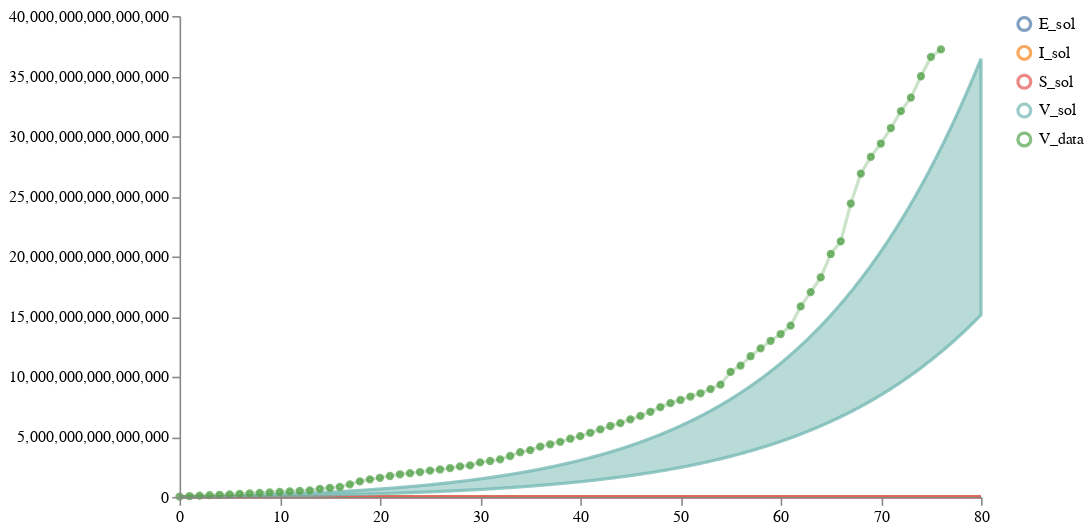

Write notebook code for a chart like this one.
### Code cell
schema = plots.trajectories(pd.DataFrame(prior_samples["data"]), subset=".*_sol",
                            points=data_train.reset_index(drop=True).rename(columns={"V":"V_data"}))
schema = plots.pad(schema, 5)
plots.ipy_display(schema)

### Figure 1 — Vega specification as saved in the notebook (floating-point values rounded to 4 significant figures; data arrays with more than 128 entries replaced by an {"elided": "..."} marker saying what was removed)
{"$schema": "https://vega.github.io/schema/vega/v5.json", "axes": [{"name": "x_axis", "orient": "bottom", "scale": "xscale", "zindex": 100}, {"name": "y_axis", "orient": "left", "scale": "yscale", "zindex": 100}], "data": [{"name": "distributions", "values": {"elided": "3204 records"}}, {"name": "traces", "transform": [{"expr": "isValid(datum.value)", "type": "filter"}], "values": []}, {"name": "points", "values": [{"sample_id": 0, "timepoint": 0, "trajectory": "V_data", "value": 34250000000000.0}, {"sample_id": 0, "timepoint": 1, "trajectory": "V_data", "value": 74830000000000.0}, {"sample_id": 0, "timepoint": 2, "trajectory": "V_data", "value": 110800000000000.0}, {"sample_id": 0, "timepoint": 3, "trajectory": "V_data", "value": 145500000000000.0}, {"sample_id": 0, "timepoint": 4, "trajectory": "V_data", "value": 178900000000000.0}, {"sample_id": 0, "timepoint": 5, "trajectory": "V_data", "value": 212605525246655}, {"sample_id": 0, "timepoint": 6, "trajectory": "V_data", "value": 251900000000000.0}, {"sample_id": 0, "timepoint": 7, "trajectory": "V_data", "value": 297300000000000.0}, {"sample_id": 0, "timepoint": 8, "trajectory": "V_data", "value": 342400000000000.0}, {"sample_id": 0, "timepoint": 9, "trajectory": "V_data", "value": 384100000000000.0}, {"sample_id": 0, "timepoint": 10, "trajectory": "V_data", "value": 424100000000000.0}, {"sample_id": 0, "timepoint": 11, "trajectory": "V_data", "value": 461900000000000.0}, {"sample_id": 0, "timepoint": 12, "trajectory": "V_data", "value": 498300000000000.0}, {"sample_id": 0, "timepoint": 13, "trajectory": "V_data", "value": 548200000000000.0}, {"sample_id": 0, "timepoint": 14, "trajectory": "V_data", "value": 675643977072622}, {"sample_id": 0, "timepoint": 15, "trajectory": "V_data", "value": 751600000000000.0}, {"sample_id": 0, "timepoint": 16, "trajectory": "V_data", "value": 829899121500651}, {"sample_id": 0, "timepoint": 17, "trajectory": "V_data", "value": 1046000000000000.0}, {"sample_id": 0, "timepoint": 18, "trajectory": "V_data", "value": 1295875135538839}, {"sample_id": 0, "timepoint": 19, "trajectory": "V_data", "value": 1461000000000000.0}, {"sample_id": 0, "timepoint": 20, "trajectory": "V_data", "value": 1592292378295384}, {"sample_id": 0, "timepoint": 21, "trajectory": "V_data", "value": 1741000000000000.0}, {"sample_id": 0, "timepoint": 22, "trajectory": "V_data", "value": 1882566054918674}, {"sample_id": 0, "timepoint": 23, "trajectory": "V_data", "value": 1972000000000000.0}, {"sample_id": 0, "timepoint": 24, "trajectory": "V_data", "value": 2071441710342036}, {"sample_id": 0, "timepoint": 25, "trajectory": "V_data", "value": 2190000000000000.0}, {"sample_id": 0, "timepoint": 26, "trajectory": "V_data", "value": 2284263053733268}, {"sample_id": 0, "timepoint": 27, "trajectory": "V_data", "value": 2401528070828421}, {"sample_id": 0, "timepoint": 28, "trajectory": "V_data", "value": 2539043189426808}, {"sample_id": 0, "timepoint": 29, "trajectory": "V_data", "value": 2623445134633728}, {"sample_id": 0, "timepoint": 30, "trajectory": "V_data", "value": 2868773959451638}, {"sample_id": 0, "timepoint": 31, "trajectory": "V_data", "value": 2991191174214979}, {"sample_id": 0, "timepoint": 32, "trajectory": "V_data", "value": 3129000000000000.0}, {"sample_id": 0, "timepoint": 33, "trajectory": "V_data", "value": 3403912214913465}, {"sample_id": 0, "timepoint": 34, "trajectory": "V_data", "value": 3718000000000000.0}, {"sample_id": 0, "timepoint": 35, "trajectory": "V_data", "value": 3894000000000000.0}, {"sample_id": 0, "timepoint": 36, "trajectory": "V_data", "value": 4190012056978476}, {"sample_id": 0, "timepoint": 37, "trajectory": "V_data", "value": 4379000000000000.0}, {"sample_id": 0, "timepoint": 38, "trajectory": "V_data", "value": 4584996690364133}, {"sample_id": 0, "timepoint": 39, "trajectory": "V_data", "value": 4842715961786298}, {"sample_id": 0, "timepoint": 40, "trajectory": "V_data", "value": 5057017833310725}, {"sample_id": 0, "timepoint": 41, "trajectory": "V_data", "value": 5334255093252734}, {"sample_id": 0, "timepoint": 42, "trajectory": "V_data", "value": 5613459509330455}, {"sample_id": 0, "timepoint": 43, "trajectory": "V_data", "value": 5900675119579128}, {"sample_id": 0, "timepoint": 44, "trajectory": "V_data", "value": 6137835221456338}, {"sample_id": 0, "timepoint": 45, "trajectory": "V_data", "value": 6455786439569586}, {"sample_id": 0, "timepoint": 46, "trajectory": "V_data", "value": 6737865202057693}, {"sample_id": 0, "timepoint": 47, "trajectory": "V_data", "value": 7082040828667748}, {"sample_id": 0, "timepoint": 48, "trajectory": "V_data", "value": 7473588619526592}, {"sample_id": 0, "timepoint": 49, "trajectory": "V_data", "value": 7802169943421971}, {"sample_id": 0, "timepoint": 50, "trajectory": "V_data", "value": 8064264769284555}, {"sample_id": 0, "timepoint": 51, "trajectory": "V_data", "value": 8350528001810362}, {"sample_id": 0, "timepoint": 52, "trajectory": "V_data", "value": 8620926151000598}, {"sample_id": 0, "timepoint": 53, "trajectory": "V_data", "value": 8967823176668702}, {"sample_id": 0, "timepoint": 54, "trajectory": "V_data", "value": 9347385175287846}, {"sample_id": 0, "timepoint": 55, "trajectory": "V_data", "value": 10400775744728212}, {"sample_id": 0, "timepoint": 56, "trajectory": "V_data", "value": 10924150605249734}, {"sample_id": 0, "timepoint": 57, "trajectory": "V_data", "value": 11705167142508414}, {"sample_id": 0, "timepoint": 58, "trajectory": "V_data", "value": 12359300512467032}, {"sample_id": 0, "timepoint": 59, "trajectory": "V_data", "value": 12986780639190464}, {"sample_id": 0, "timepoint": 60, "trajectory": "V_data", "value": 13550907207646232}, {"sample_id": 0, "timepoint": 61, "trajectory": "V_data", "value": 14248041314600788}, {"sample_id": 0, "timepoint": 62, "trajectory": "V_data", "value": 15848276614633882}, {"sample_id": 0, "timepoint": 63, "trajectory": "V_data", "value": 17038987764329418}, {"sample_id": 0, "timepoint": 64, "trajectory": "V_data", "value": 18260590802877810}, {"sample_id": 0, "timepoint": 65, "trajectory": "V_data", "value": 20209504393071680}, {"sample_id": 0, "timepoint": 66, "trajectory": "V_data", "value": 21264574070527824}, {"sample_id": 0, "timepoint": 67, "trajectory": "V_data", "value": 24405223143174390}, {"sample_id": 0, "timepoint": 68, "trajectory": "V_data", "value": 26892652544175644}, {"sample_id": 0, "timepoint": 69, "trajectory": "V_data", "value": 28282864516791200}, {"sample_id": 0, "timepoint": 70, "trajectory": "V_data", "value": 29394041033392708}, {"sample_id": 0, "timepoint": 71, "trajectory": "V_data", "value": 30685003617018490}, {"sample_id": 0, "timepoint": 72, "trajectory": "V_data", "value": 32085327926567616}, {"sample_id": 0, "timepoint": 73, "trajectory": "V_data", "value": 33217196172771584}, {"sample_id": 0, "timepoint": 74, "trajectory": "V_data", "value": 34991952115553804}, {"sample_id": 0, "timepoint": 75, "trajectory": "V_data", "value": 36597766934503620}, {"sample_id": 0, "timepoint": 76, "trajectory": "V_data", "value": 37222723829582630}]}, {"name": "markers", "values": []}, {"name": "selected", "on": [{"remove": true, "trigger": "clear"}, {"remove": true, "trigger": "!shift"}, {"insert": "clicked", "trigger": "!shift && clicked"}, {"toggle": "clicked", "trigger": "shift && clicked"}]}], "height": 300, "legends": [{"encode": {"labels": {"interactive": true, "name": "legendLabel", "update": {"opacity": [{"test": "!length(data('selected')) || indata('selected', 'value', datum.value)", "value": 1}, {"value": 0.25}]}}, "symbols": {"interactive": true, "name": "legendSymbol", "update": {"fill": {"value": "transparent"}, "opacity": [{"test": "!length(data('selected')) || indata('selected', 'value', datum.value)", "value": 0.7}, {"value": 0.15}], "size": {"value": 64}, "strokeWidth": {"value": 2}}}}, "name": "color_legend", "stroke": "color"}], "marks": [{"from": {"facet": {"data": "points", "groupby": "trajectory", "name": "points_split"}}, "marks": [{"encode": {"hover": {"fillOpacity": {"value": 0.9}}, "update": {"fill": {"field": "trajectory", "scale": "color"}, "fillOpacity": [{"test": "!length(data('selected')) || indata('selected', 'value', datum.trajectory)", "value": 0.5}, {"value": 0.15}], "size": {"value": 10}, "stroke": {"field": "trajectory", "scale": "color"}, "strokeOpacity": [{"test": "!length(data('selected')) || indata('selected', 'value', datum.trajectory)", "value": 0.75}, {"value": 0.15}], "strokeWidth": {"value": 2}, "tooltip": {"field": "value"}, "x": {"field": "timepoint", "scale": "xscale"}, "y": {"field": "value", "scale": "yscale"}}}, "from": {"data": "points"}, "name": "_points_symbol", "type": "symbol", "zindex": 3}, {"encode": {"hover": {"fillOpacity": {"value": 0.9}}, "update": {"interpolate": {"value": "linear"}, "stroke": {"field": "trajectory", "scale": "color"}, "strokeOpacity": [{"test": "!length(data('selected')) || indata('selected', 'value', datum.trajectory)", "value": 0.3}, {"value": 0.1}], "strokeWidth": {"value": 2}, "x": {"field": "timepoint", "scale": "xscale"}, "y": {"field": "value", "scale": "yscale"}}}, "from": {"data": "points"}, "name": "_points_line", "type": "line", "zindex": 3}], "name": "_points", "type": "group", "zindex": 3}, {"from": {"facet": {"data": "traces", "groupby": "trajectory", "name": "traces_split"}}, "marks": [{"encode": {"hover": {"fillOpacity": {"value": 0.9}}, "update": {"interpolate": {"value": "linear"}, "stroke": {"field": "trajectory", "scale": "color"}, "strokeOpacity": [{"test": "!length(data('selected')) || indata('selected', 'value', datum.trajectory)", "value": 0.75}, {"value": 0.15}], "strokeWidth": {"value": 2}, "x": {"field": "timepoint", "scale": "xscale"}, "y": {"field": "value", "scale": "yscale"}}}, "from": {"data": "traces_split"}, "name": "_traces_lines", "type": "line"}], "name": "_traces", "type": "group", "zindex": 2}, {"from": {"facet": {"data": "distributions", "groupby": "trajectory", "name": "trajectory_split"}}, "marks": [{"encode": {"hover": {"fillOpacity": {"value": 0.9}}, "update": {"fill": {"field": "trajectory", "scale": "color"}, "fillOpacity": [{"test": "!length(data('selected')) || indata('selected', 'value', datum.trajectory)", "value": 0.5}, {"value": 0.15}], "interpolate": {"value": "linear"}, "stroke": {"field": "trajectory", "scale": "color"}, "strokeOpacity": [{"test": "!length(data('selected')) || indata('selected', 'value', datum.trajectory)", "value": 0.75}, {"value": 0.15}], "strokeWidth": {"value": 2}, "x": {"field": "timepoint", "scale": "xscale"}, "y": {"field": "upper", "scale": "yscale"}, "y2": {"field": "lower", "scale": "yscale"}}}, "from": {"data": "trajectory_split"}, "type": "area"}], "name": "_distributions", "type": "group", "zindex": 1}, {"marks": [{"encode": {"enter": {"stroke": {"value": "lightgray"}}, "update": {"opacity": {"value": 1}, "x": {"field": "timepoint", "scale": "xscale"}, "y": {"signal": "height"}, "y2": {"value": 0}}}, "from": {"data": "markers"}, "name": "_marker text", "type": "rule"}, {"encode": {"enter": {"fontSize": {"value": 8}, "text": {"field": "datum.label"}, "y": {"value": 0}}}, "from": {"data": "_marker text"}, "name": "_marker flags", "transform": [{"as": ["x", "_y", "opacity", "align", "baseline"], "lineAnchor": "start", "offset": [1], "size": {"signal": "[width, height]"}, "type": "label"}], "type": "text"}], "name": "_markers", "type": "group"}], "padding": 5, "scales": [{"domain": {"fields": [{"data": "distributions", "field": "timepoint"}, {"data": "traces", "field": "timepoint"}, {"data": "points", "field": "timepoint"}, {"data": "markers", "field": "timepoint"}]}, "name": "xscale", "range": "width", "type": "linear", "zero": false}, {"domain": {"fields": [{"data": "distributions", "field": "lower"}, {"data": "distributions", "field": "upper"}, {"data": "traces", "field": "value"}, {"data": "points", "field": "value"}]}, "name": "yscale", "nice": true, "range": "height", "type": "linear", "zero": true}, {"domain": {"fields": [{"data": "distributions", "field": "trajectory"}, {"data": "traces", "field": "trajectory"}, {"data": "points", "field": "trajectory"}]}, "name": "color", "range": "category", "type": "ordinal"}], "signals": [{"name": "clear", "on": [{"events": "mouseup[!event.item]", "force": true, "update": "true"}], "value": true}, {"name": "shift", "on": [{"events": "@legendSymbol:click, @legendLabel:click", "force": true, "update": "event.shiftKey"}], "value": false}, {"name": "clicked", "on": [{"events": "@legendSymbol:click, @legendLabel:click", "force": true, "update": "{value: datum.value}"}], "value": null}], "width": 500}
